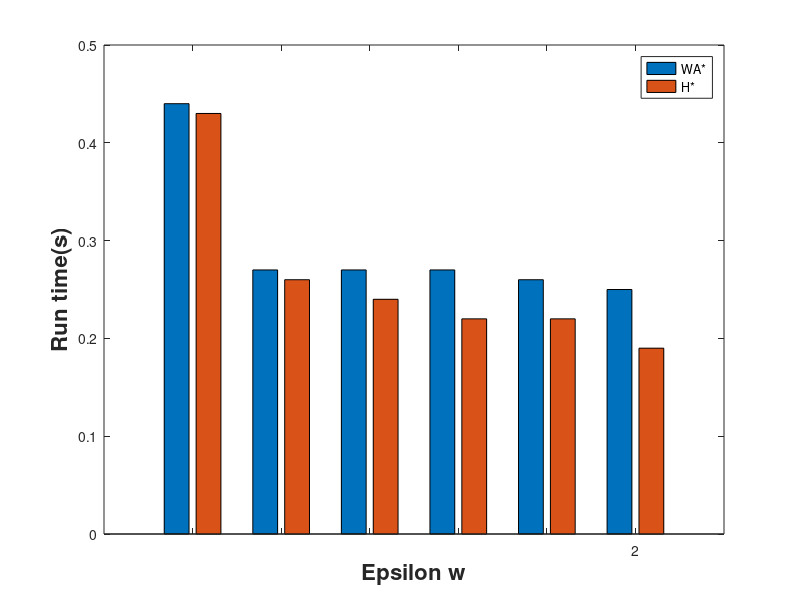

Write the MATLAB code that produced this figure.
eps = ['1.5', '2', '3', '5', '10', '50'];

wa_rt_H = [0.44, 0.27, 0.27, 0.27, 0.26, 0.25];
h_rt_H = [0.43, 0.26, 0.24, 0.22, 0.22, 0.19];

wa_rt_Passage = [0.94, 0.32, 0.30, 0.30, 0.31, 0.28];
h_rt_Passage = [0.82, 0.28, 0.21, 0.18, 0.17, 0.15];

wa_rt_Maze = [2.50, 1.39, 1.24, 0.96, 0.90, 0.85];
h_rt_Maze = [3.33, 1.84, 1.44, 1.24, 1.19, 1.00];


bar([wa_rt_H' h_rt_H']);%, 'LineWidth', 2);
Labels = {1.5, 2, 3, 5, 10, 50};
set(gca, 'XTick', 1:6, 'XTickLabel', Labels);
%hold on
%bar(eps, h_rt_Maze, 'g');%, 'LineWidth', 2);
xlabel('Epsilon w','fontweight','bold','fontsize',16);
ylabel('Run time(s)','fontweight','bold','fontsize',16);
%title(['Runcomparison of WA* and H* for '])
legend('WA*','H*');